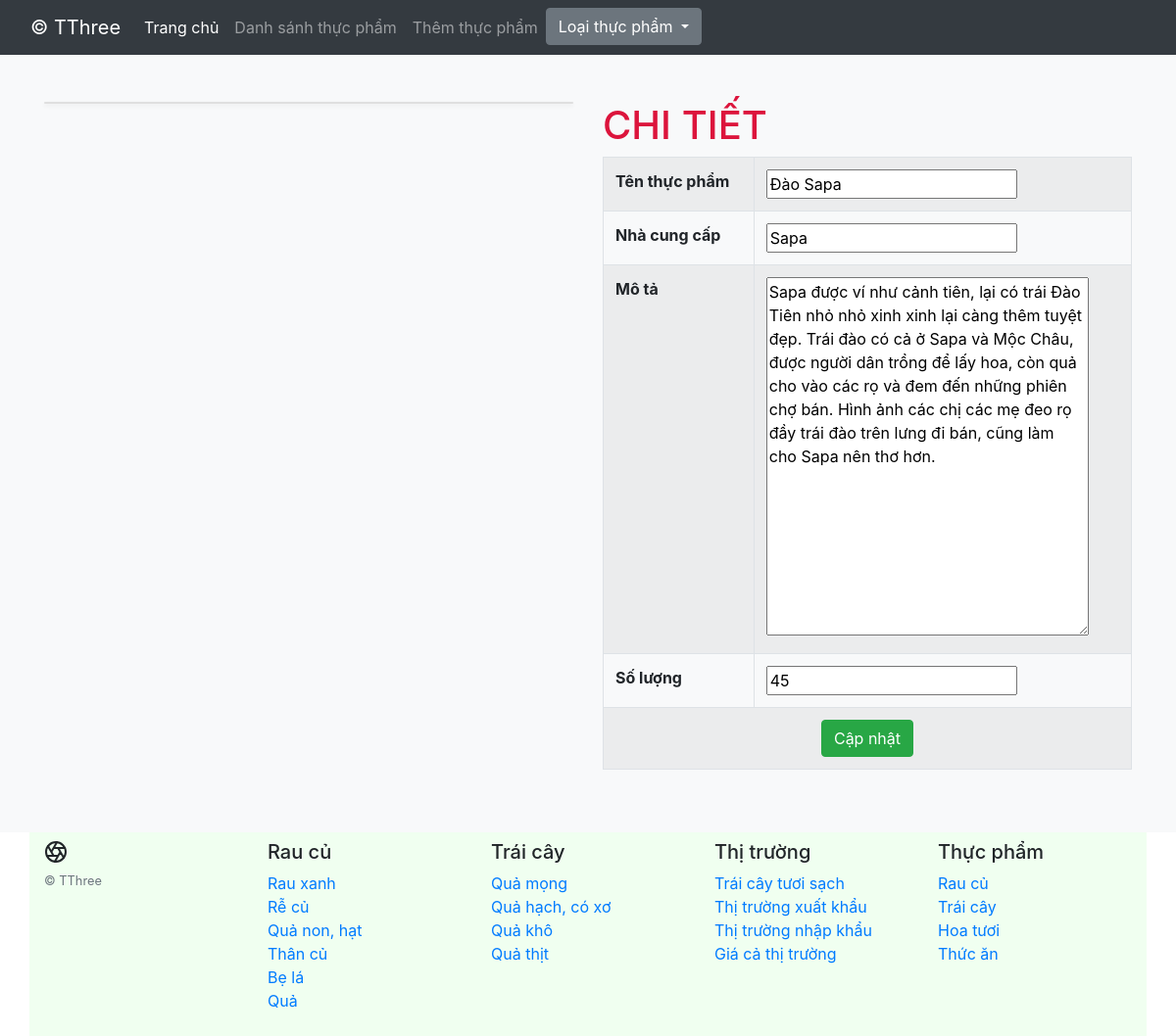
/index.php?page=show-details&id=1002, run on the app's committed database.
### tables this page shows
CREATE TABLE `fooddetails` (
  `foodCode` int NOT NULL,
  `foodVendor` varchar(50) NOT NULL,
  `foodDescriptions` text NOT NULL,
  `quantityInStock` smallint NOT NULL,
  `img` varchar(255) DEFAULT NULL,
  `foodName` varchar(50) DEFAULT NULL
);

### src/model/FoodModel.php (called while the page is built, shortened)
<?php
class FoodModel
{
    protected $database;
    public function __construct()
    {
        $db = new DBConnect();
        $this->database = $db->connect();
    }
    public function findById($foodCode)
    {
        $sql = "SELECT foodCode, foodVendor, foodDescriptions, quantityInStock, img, foodName FROM fooddetails WHERE foodCode=:foodCode";
        $stmt = $this->database->prepare($sql);
        $stmt->bindParam(':foodCode', $foodCode);
        $stmt->execute();
        return $stmt->fetchAll();
    }
}
?>

### src/model/DBConnect.php (called while the page is built, shortened)
<?php
class  DBConnect
{
    protected $dsn;
    protected $username;
    protected $password;
    public function __construct()
    {
        $this->dsn = 'mysql:host=localhost;dbname=case_study';
        $this->username = 'root';
        $this->password = 'G*[pBm%h[5YnYY$Z';
    }
    public function connect()
    {
        try {
            return new  \PDO($this->dsn, $this->username, $this->password);
        } catch (\PDOException $e) {
            echo $e->getMessage();
            exit();
        }
    }
}

### src/view/fooddetails.php (the view, shortened to what this page needs)
<?php
require_once "src/view/blocks/header.php";
?>
    <div class="album py-5 bg-light">
        <div class="container">
            <div class="row row-cols-1 row-cols-sm-2 row-cols-md-3 g-3">
                <div class="col-lg-6">
                    <div class="card shadow-sm">
                    </div>
                </div>
                <div class="col-lg-6">
                    <h4 style="color: crimson ; font-size: 40px">CHI TIẾT </h4>
                    <form method="post">
                        <table class="table table-hover table-striped table-bordered" cellspacing="0">
                            <tr>
                                <th>Tên thực phẩm</th>
                                <td><input type="text" name="food" value="<?php
                                    echo $showDetails[0]['foodName'] ?>"></td>
                            </tr>
                            <tr>
                                <th>Nhà cung cấp</th>
                                <td><input type="text" name="vendor"
                                           value="<?php echo $showDetails[0]['foodVendor'] ?>"></td>
                            </tr>
                            <tr>
                                <th>Mô tả</th>
                                <td>
                                    <textarea cols="30" rows="15" type="text" name="desc"><?php echo $showDetails[0]['foodDescriptions'] ?></textarea>
                                </td>
                            </tr>
                            <tr>
                                <th>Số lượng</th>
                                <td><input type="number" name="amount"
                                           value="<?php echo $showDetails[0]['quantityInStock'] ?>"></td>
                            </tr>
                            <tr>
                                <td colspan="2" align="center">
                                    <button class="btn btn-success" type="submit">Cập nhật</button>
                                </td>
                            </tr>
                        </table>
                    </form>
                </div>
            </div>
        </div>
    </div>
<?php
require_once "src/view/blocks/footer.php";
?>

### data on the page
fooddetails: food "Đào Sapa", vendor "Sapa", desc "Sapa được ví như cảnh tiên, lại có trái Đào Tiên nhỏ nhỏ xinh xinh lại càng thêm tuyệt đẹp. Trái đào có cả ở Sapa và Mộc Châu, được người dân trồng để lấy hoa, còn quả cho vào các rọ và đem đến những phiên chợ bán. Hình ảnh các chị các mẹ đeo rọ đầy trái đào trên lưng đi bán, cũng làm cho Sapa nên thơ hơn.", amount "45"
